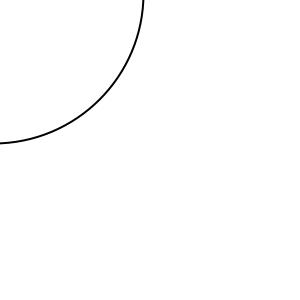
Frame 1 (no input)
Frame 60 (the mouse pressed at the canvas centre just before this capture): identical to frame 1, image omitted
Frame 120 (the mouse held since frame 60 and released just before this capture): identical to frame 1, image omitted

The Processing sketch that drew this single still picture (run headless with seeded random() and noise(); from frame 60 on, the mouse is pressed at the canvas centre):

// Processing sketch: Uge_40____velse_1__2_
// ── Uge_40____velse_1__2_.pde
float X = 1;
float Y = 1;

void setup() {
size (300,300);
  
}

void draw(){
  background(#ffffff);
  
X = 1;
 if (X < width) {
   X = X - 8;
   
Y = 1;
 if (Y < height) {
   Y = Y - 8;
   
stroke(0);
strokeWeight(2);
ellipse(X,Y,300,300);

}

 }
 
}
